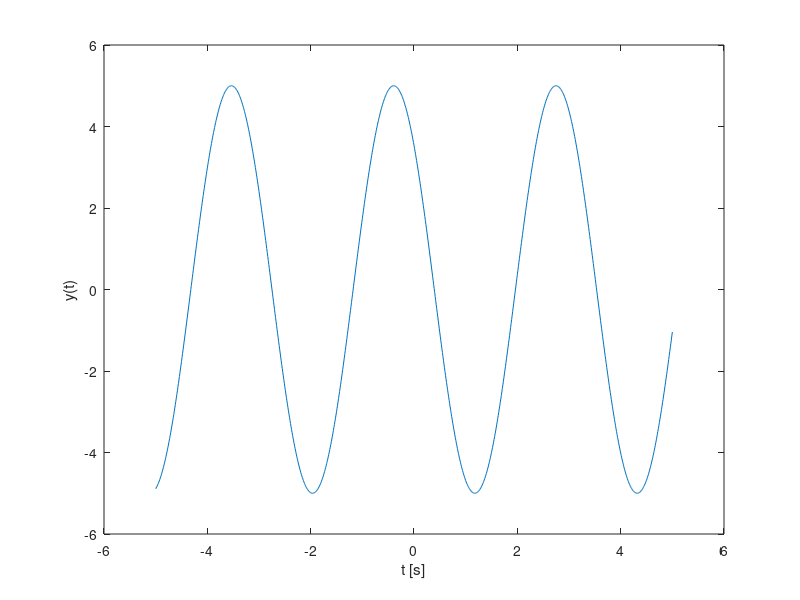
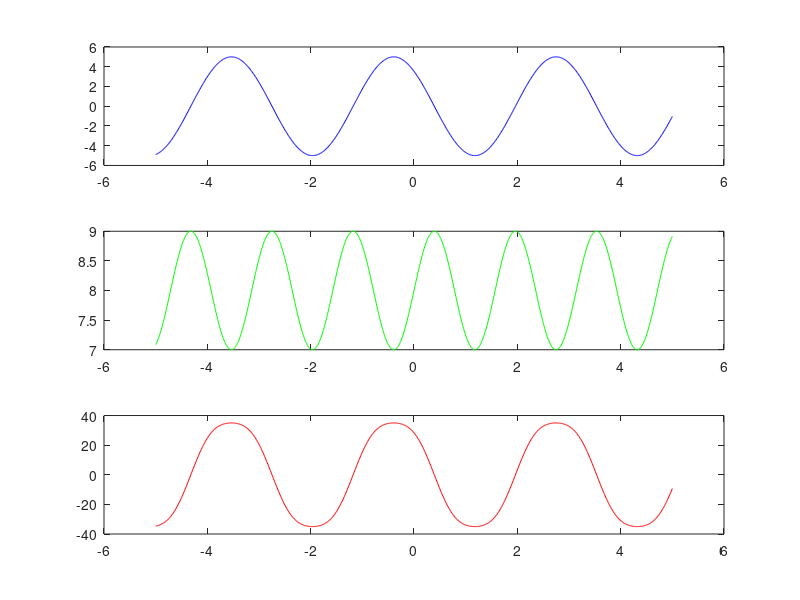
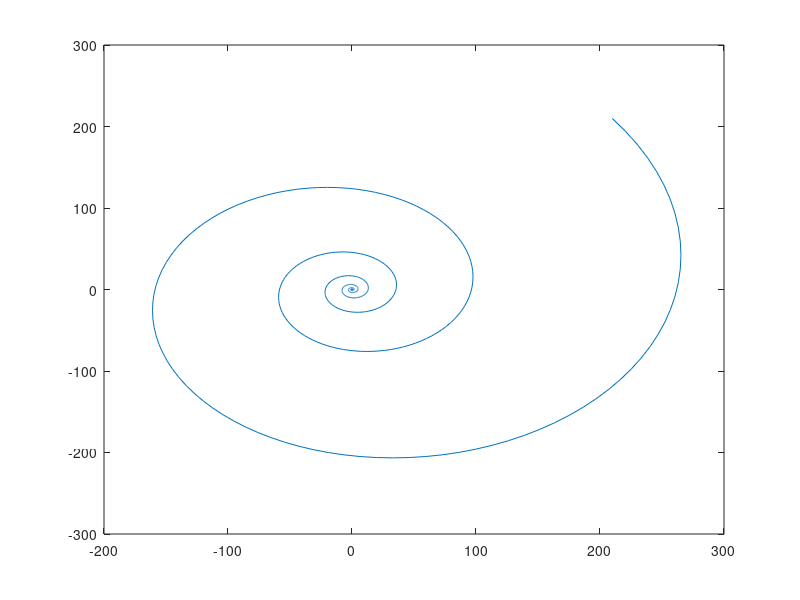
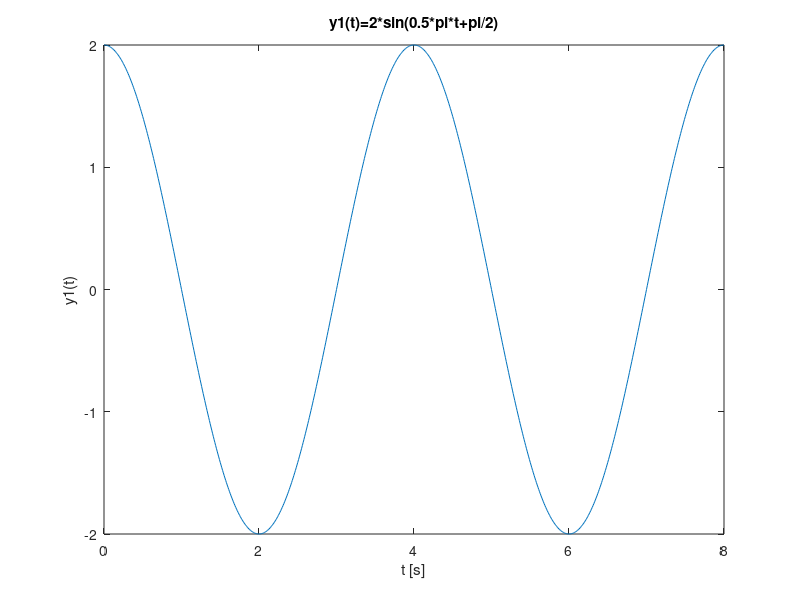

Recreate these plots in MATLAB, in order. (Note: this script raises an error after producing the figures.)
%Priklad 1
clear all;
close all;

%Vykresleni funkce y(t)
t=-5:0.01:5;            %cas
y=5.*cos(2*t+pi/4);     %funkce y(t)
figure(1),plot(t,y)     %vykresleni funkce y(t) do grafickeho okna c.1
xlabel('t [s]')         %popis x-ove osy
ylabel('y(t)')          %popis y-ove osy

%Zmena rozsahu y-ove osy
%figure(2),axis([0 pi -10 10])   %zmena rozsahu y-ove souradnice

%Vypocet funkce r(t)=y(t)*u(t)
u=sin(4*t)+8;
r=y.*u;                 %nasobeni dvou vektoru, prvek po prvku
figure(3),subplot(3,1,1),plot(t,y,'b')  %v grafickem okne c.3 jsou zobrazeny 
subplot(3,1,2),plot(t,u,'g')            %3 ruzne grafy
subplot(3,1,3),plot(t,r,'r')

%Vypocet komplexni funkce
C=sqrt(2)*(1+j);
a=1+2*pi*j;
y=C.*exp(a*t);
re_y=real(y);           %realna cast komplexniho cisla
im_y=imag(y);           %imaginarni cast komplexniho cisla
figure(4),plot(re_y,im_y)  

%Ulozeni promennych do souboru cviceni_2.mat
save cviceni_2 re_y im_y    %ulozeni promennych re_y, im_y 
                            



%Priklad 2

t=0:0.01:8;                 		%casova promenna
y1=2.*sin(0.5*pi*t+pi/2);   		%zadany signal
figure(5), plot(t,y1)                  		%vykresleni signalu
xlabel('t [s]')             		%popis x-ove souradnice
ylabel('y1(t)')             		%popis y-ove souradnice    
title('y1(t)=2*sin(0.5*pi*t+pi/2)')	%titulek grafu




%Priklad 3

T=0.25;		% perioda signalu ya(t) je T=0.25

syms t		% zavedeni symbolicke promenne t
str=1/T*int(3*cos(8*pi*t+pi/4),0,T) 	%stredni hodnota

